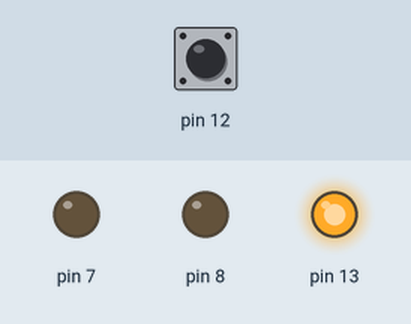
This sketch was run on a simulated Arduino Uno, built with avr-gcc and run on an emulated ATmega328P. Parts: output pins drawn as LEDs (lit = HIGH). Inputs (shaded band) come from the test bench; at power-on: pin 12 HIGH. What the sketch prints to the serial monitor is not drawn.

Above: at 1.2 s.
1.3 s: pin 12 pulled LOW for 0.15 s
At 2.5 s:
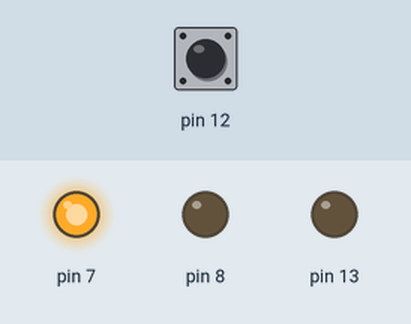
2.9 s: pin 12 pulled LOW for 1 s
At 5.0 s:
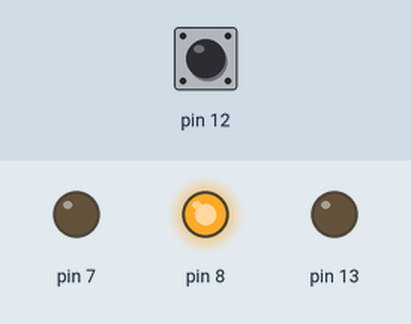
5.4 s: pin 12 pulled LOW for 3.2 s
At 9.8 s:
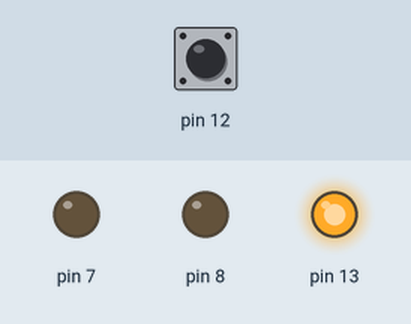
Timing chart, 0 to 11.3 s (numbered marks = the images above; inputs shaded):
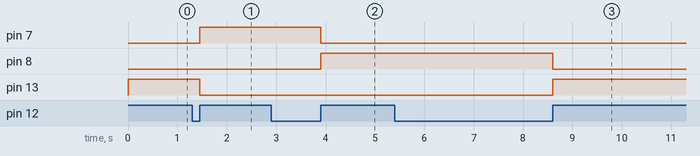

The sketch:

LED_Switch.ino
```cpp
void setup(){
 pinMode(12,INPUT_PULLUP);
 pinMode(7,OUTPUT);
 pinMode(8,OUTPUT);
 pinMode(13,OUTPUT);
 Serial.begin(9600);
 }

int btnval=1;
int prev=2;

void loop(){
  btnval = digitalRead(12);
  Serial.println(btnval);
  if(!btnval) {
    while(!btnval)
      btnval = digitalRead(12);
      prev=(++prev)%3;
   }


   if(prev==0) {
     digitalWrite(7,HIGH);
     digitalWrite(13,LOW);
   }
   else if(prev==1){
     digitalWrite(7,LOW);
    digitalWrite(8,HIGH);
 }
 else if(prev==2){
   digitalWrite(8,LOW);
   digitalWrite(13,HIGH);
 }

}
```

Measured:
- after the input at 1.3 s, pin 7: LOW → HIGH after 0.15 s; pin 13: HIGH → LOW after 0.15 s
- after the input at 2.9 s, pin 7: HIGH → LOW after 1.0 s; pin 8: LOW → HIGH after 1.0 s
- after the input at 5.4 s, pin 8: HIGH → LOW after 3.2 s; pin 13: LOW → HIGH after 3.2 s
